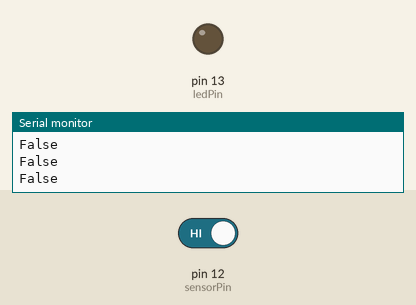
Simulated run of this sketch. Board: Arduino Uno, built with avr-gcc and run on an emulated ATmega328P. On the bench: output pins drawn as LEDs (lit = HIGH), the last lines printed to the serial monitor. Inputs (shaded band) come from the test bench; at power-on: pin 12 (sensorPin) HIGH.

Above: at 2.8 s.
2.9 s: pin 12 (sensorPin) driven LOW
At 4.1 s:
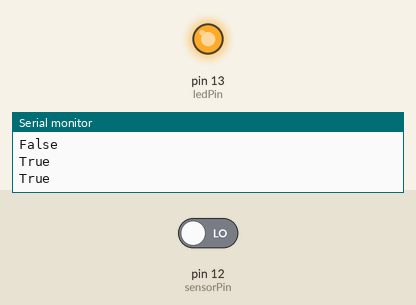
4.5 s: pin 12 (sensorPin) driven HIGH
At 5.6 s:
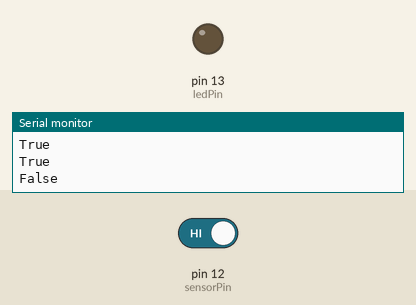
Timing chart, 0 to 7.5 s (numbered marks = the images above; inputs shaded):
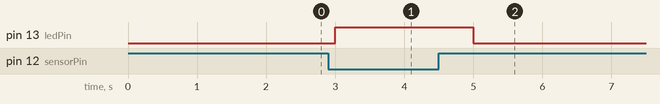

Measured:
- after the input at 2.9 s, pin 13 (ledPin): LOW → HIGH after 0.10 s
- after the input at 4.5 s, pin 13 (ledPin): HIGH → LOW after 0.50 s

The sketch:

Hall_Magnetic_Sensor.ino
```cpp
/*

Hall Magnetic Sensor Code

Wiring

Sensor     Arduino
- ----------> GND
Middle -----> 5V
S ----------> Digital Pin 12

*/

const int sensorPin = 12;
const int ledPin = 13;

int sensorState = 0;

void setup() {
  pinMode(ledPin, OUTPUT);
  pinMode(sensorPin, INPUT);
  Serial.begin(9600);
}

void loop(){
  sensorState = digitalRead(sensorPin);

  if (sensorState == LOW) {
    digitalWrite(ledPin, HIGH); // Turn on LED
    Serial.println("True");
  }
  else {
    digitalWrite(ledPin, LOW);  // Turn off LED
    Serial.println("False");
  }
  delay(1000);
}
```
